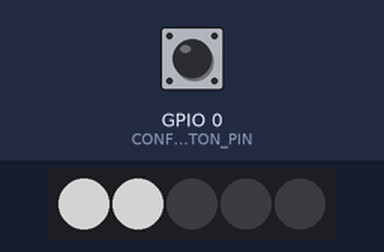
The program below on a simulated ESP32. Shown: 5 RGB LEDs in strip order, left to right. Inputs (shaded band) come from the test bench; at power-on: GPIO 0 (CONFIG_BUTTON_PIN) HIGH. Dim RGB values are drawn brighter than linear; WiFi joins after 1.5 s; servers stay silent unless stated; storage starts empty; what the program prints to the serial monitor is not drawn.

Above: at 1.6 s.
1.7 s: GPIO 0 (CONFIG_BUTTON_PIN) pulled LOW for 0.15 s
At 3.8 s:
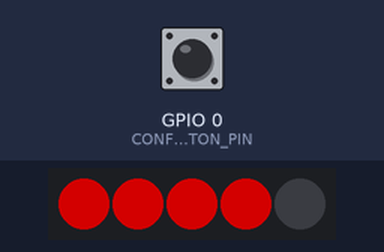
4.8 s: GPIO 0 (CONFIG_BUTTON_PIN) pulled LOW for 0.15 s
At 6.3 s:
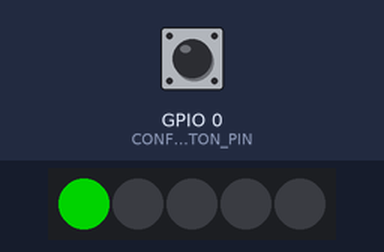
7.9 s: GPIO 0 (CONFIG_BUTTON_PIN) pulled LOW for 0.15 s
At 9.8 s:
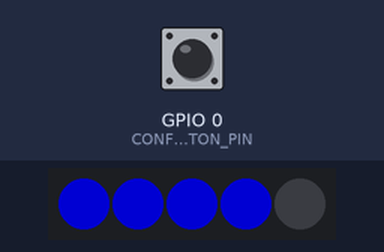
11.0 s: GPIO 0 (CONFIG_BUTTON_PIN) pulled LOW for 0.15 s
At 16.4 s:
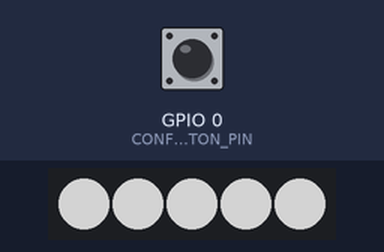
Timing chart, 0 to 18.1 s (numbered marks = the images above; inputs shaded):
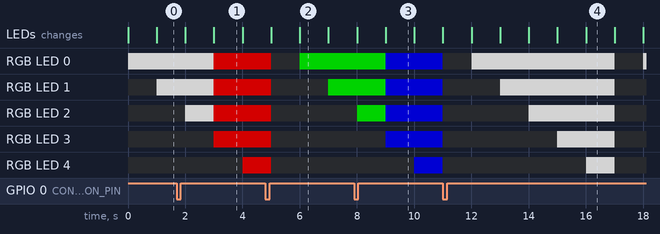

The program:

main.cpp
```cpp
#include "config.h"

#include <Arduino.h>

#include "button.h"
#include "neo_led.h"
#include "wifi_server.h"

/* -------------------------------------------------------------------------- */

static void _button_click_cb(uint32_t click_cnt)
{
    switch (click_cnt)
    {
    case BUTTON_HOLD:
    case BUTTON_HOLD_RELEASE:
        /* do nothing */
        break;

    default:
        neo_led_next_mode();
        break;
    }
}

/* -------------------------------------------------------------------------- */

void setup()
{
    Serial.begin(CONFIG_UART_BAUD_RATE);
    Serial.setDebugOutput(true);

    printf("\n\n");
    printf("========================\n");
    if (BUILD_VERSION < 0)
    {
        printf("  LOCAL BUILD: %03d\n", - BUILD_VERSION);
    }
    else
    {
        printf("  FW REV: %03d\n", BUILD_VERSION);
    }
    printf("  %s %s\n", __DATE__, __TIME__);
    printf("========================\n");
    printf("\n");

    neo_led_init();
    button_init(_button_click_cb);
    wifi_server_init();
}

/* -------------------------------------------------------------------------- */

void loop()
{
}

/* -------------------------------------------------------------------------- */
```

button.cpp
```cpp
#include "config.h"

#include <Arduino.h>

#include "button.h"

/* -------------------------------------------------------------------------- */

#define TASK_BUTTON_STACK_SIZE          (3000)
#define TASK_BUTTON_PRIORITY            (configMAX_PRIORITIES - 6)

/* -------------------------------------------------------------------------- */

static TaskHandle_t _button_task_handler = nullptr;
static xQueueHandle _button_queue_handle = nullptr;
static void (*_cb)(uint32_t click_cnt) = nullptr;

/* -------------------------------------------------------------------------- */

static void IRAM_ATTR _button_timer_isr()
{
    static uint16_t history = 0;
    static uint32_t click_cnt = 0;
    static uint32_t hold_cnt = 0;

    history <<= 1;
    history |= digitalRead(CONFIG_BUTTON_PIN);

    const uint16_t pattern = history & 0xF00F;

    switch (pattern)
    {
    /* btn press event */
    case 0xF000:
        history = 0x0000;
        ++click_cnt;
        hold_cnt = 0;
        break;

    /* btn release event */
    case 0x000F:
        history = 0xFFFF;
        if (hold_cnt == UINT32_MAX)
        {
            hold_cnt = BUTTON_HOLD_RELEASE;
            xQueueSendFromISR(_button_queue_handle, &hold_cnt, NULL);
        }
        hold_cnt = 0;
        break;

    /* btn is kept released */
    case 0xF00F:
        if (click_cnt)
        {
            ++hold_cnt;
            if (hold_cnt > 20)
            {
                xQueueSendFromISR(_button_queue_handle, &click_cnt, NULL);
                click_cnt = 0;
            }
        }
        break;

    /* btn is kept pressed */
    case 0x0000:
        if (hold_cnt != UINT32_MAX)
        {
            ++hold_cnt;
            if (hold_cnt == 40)
            {
                hold_cnt = BUTTON_HOLD;
                click_cnt = 0;
                xQueueSendFromISR(_button_queue_handle, &hold_cnt, NULL);
            }
        }
        break;
    }
}

/* -------------------------------------------------------------------------- */

static void button_task(void *parameter)
{
    for (;;)
    {
        uint32_t click_cnt;
        xQueueReceive(_button_queue_handle, &click_cnt, portMAX_DELAY);
        if (_cb)
        {
            log_i("button click: %d", click_cnt);
            _cb(click_cnt);
        }
    }
}

/* -------------------------------------------------------------------------- */

void button_init(void (*cb)(uint32_t clk_cnt))
{
    _cb = cb;

    _button_queue_handle = xQueueCreate(2, sizeof(uint32_t));

    pinMode(CONFIG_BUTTON_PIN, INPUT_PULLUP);

    hw_timer_t* timer = timerBegin(0, 80, true);
    timerAttachInterrupt(timer, &_button_timer_isr, true);
    timerAlarmWrite(timer, 10000, true);
    timerAlarmEnable(timer);

    xTaskCreate(button_task,
                "button",
                TASK_BUTTON_STACK_SIZE,
                NULL,
                TASK_BUTTON_PRIORITY,
                &_button_task_handler);
}

/* -------------------------------------------------------------------------- */
```

button.h
```cpp
#pragma once

#include <stdint.h>

#define BUTTON_HOLD             (UINT32_MAX)
#define BUTTON_HOLD_RELEASE     (UINT32_MAX - 1)

void button_init(void (*cb)(uint32_t click_cnt));
```

credentials.h
```cpp
#define CONFIG_WIFI_SSID        ("***")
#define CONFIG_WIFI_PASSWORD    ("***")
```

neo_led.cpp
```cpp
#include "config.h"

#include <Arduino.h>

#include "Adafruit_NeoPixel.h"

#include "utils.h"

/* -------------------------------------------------------------------------- */

static Adafruit_NeoPixel strip_0(CONFIG_NEOPIXEL_CH0_NUM, CONFIG_NEOPIXEL_CH0_PIN, NEO_GRB + NEO_KHZ800);

static uint32_t _color_list[] =
{
    strip_0.Color(127, 127, 127),
    strip_0.Color(127, 0, 0),
    strip_0.Color(0, 127, 0),
    strip_0.Color(0, 0, 127)
};
static uint32_t _color_index = 0;

/* -------------------------------------------------------------------------- */

#define TASK_NEO_LED_STACK_SIZE             (3000)
#define TASK_NEO_LED_PRIORITY               (configMAX_PRIORITIES - 5)

static TaskHandle_t _neo_led_task_handler;

/* -------------------------------------------------------------------------- */

static void neo_led_task(void* parameter)
{
    for (;;)
    {
        static uint32_t frame = 1;
        for (uint32_t i = 0; i < CONFIG_NEOPIXEL_CH0_NUM; ++i)
        {
            strip_0.setPixelColor(i, i < frame ? _color_list[_color_index] : 0);
        }

        frame = (frame + 1) % (CONFIG_NEOPIXEL_CH0_NUM + 1);
        strip_0.show();

        delay(1000);
    }
}

/* -------------------------------------------------------------------------- */

void neo_led_init(void)
{
    strip_0.begin();
    strip_0.show();
    strip_0.setBrightness(255);

    xTaskCreate(neo_led_task,
                "neo_led",
                TASK_NEO_LED_STACK_SIZE,
                NULL,
                TASK_NEO_LED_PRIORITY,
                &_neo_led_task_handler);
}

/* -------------------------------------------------------------------------- */

void neo_led_next_mode(void)
{
    _color_index = (_color_index + 1) % ARRAY_SIZE(_color_list);
}

/* -------------------------------------------------------------------------- */
```

neo_led.h
```cpp
#pragma once

void neo_led_init(void);
void neo_led_next_mode(void);
```

utils.h
```cpp
#pragma once

#define ARRAY_SIZE(a)           (sizeof(a)/sizeof(a[0]))
```

version.h
```cpp
#define BUILD_VERSION   (-1)
```

wifi_server.cpp
```cpp
#include "config.h"

#include <Arduino.h>

#include <ESPmDNS.h>
#include <SPIFFS.h>
#include <WiFi.h>

#include "ESPAsyncWebServer.h"

/* -------------------------------------------------------------------------- */

#define TASK_WIFI_SERVER_STACK_SIZE         (3000)
#define TASK_WIFI_SERVER_PRIORITY           (configMAX_PRIORITIES - 5)

static TaskHandle_t _wifi_server_task_handler;
static AsyncWebServer* _server;

/* -------------------------------------------------------------------------- */

static void wifi_server_task(void* parameter)
{
    String hostname = "BBL-" + String((uint32_t)(ESP.getEfuseMac()));
    log_i("Name: %s\n", hostname.c_str());
    WiFi.setHostname(hostname.c_str());

    log_i("connecting to SSID %s", CONFIG_WIFI_SSID);

    WiFi.begin(CONFIG_WIFI_SSID, CONFIG_WIFI_PASSWORD);
    WiFi.waitForConnectResult();

    if (WiFi.status() != WL_CONNECTED)
    {
        WiFi.disconnect();
        log_w("connection failed");
    }
    else
    {
        if (!MDNS.begin("bbl"))
        {
            log_w("Error starting mDNS");
        }

        _server = new AsyncWebServer(80);
        log_i("connected with ip: %s", WiFi.localIP().toString().c_str());

        if (SPIFFS.begin(true))
        {
            _server->on("/", HTTP_GET, [](AsyncWebServerRequest *request) { request->redirect("/index.html"); });
            _server->serveStatic("/", SPIFFS, "/");
        }
        else
        {
            log_w("An Error has occurred while mounting SPIFFS");
        }
        _server->begin();
    }

    vTaskDelete(NULL);
}

/* -------------------------------------------------------------------------- */

void wifi_server_init(void)
{
    xTaskCreate(wifi_server_task,
                "wifi_server",
                TASK_WIFI_SERVER_STACK_SIZE,
                NULL,
                TASK_WIFI_SERVER_PRIORITY,
                &_wifi_server_task_handler);
}

/* -------------------------------------------------------------------------- */
```

wifi_server.h
```cpp
#pragma once

void wifi_server_init(void);
```

config.h
```cpp
#pragma once

#include "credentials.h"
#include "version.h"

#define CONFIG_UART_BAUD_RATE       (921600)

#define CONFIG_BUTTON_PIN           (0)

#define CONFIG_NEOPIXEL_CH0_PIN     (26)
#define CONFIG_NEOPIXEL_CH0_NUM     (5)

#define CONFIG_MDNS_NAME            ("bbled")
```

Measured:
- after the input at 1.7 s, the LEDs: first differ from a run without the input after 1.3 s (image 1)
- after the input at 4.8 s, the LEDs: first differ from a run without the input after 1.2 s (image 2)
- after the input at 7.9 s, the LEDs: first differ from a run without the input after 1.1 s (image 3)
- after the input at 11.0 s, the LEDs: first differ from a run without the input after 1.0 s (image 4 shows a later state)
- what the display in image 1 shows lasts 1.0 s, from 3.0 s to 4.0 s
